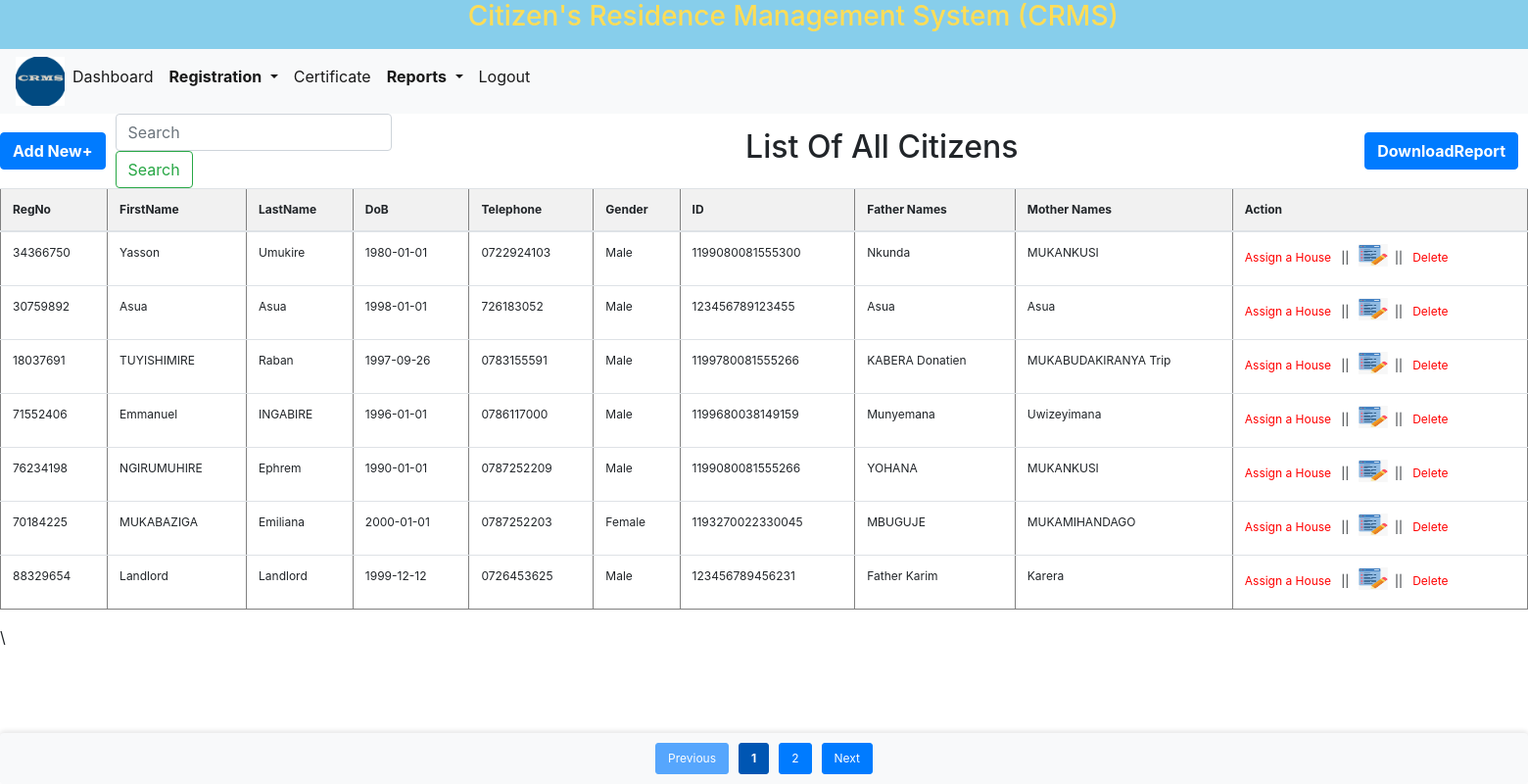
Screenshot of /ListOfCitizens.php (signed in) with the database file from the repository.
### tables this page shows
CREATE TABLE `resident` (
  `Identifier` varchar(8) NOT NULL,
  `Firstname` varchar(20) DEFAULT NULL,
  `Lastname` varchar(20) DEFAULT NULL,
  `DoB` date DEFAULT NULL,
  `Telephone` varchar(15) DEFAULT NULL,
  `Email` varchar(255) DEFAULT '',
  `Gender` varchar(6) DEFAULT NULL,
  `ID` bigint DEFAULT NULL,
  `FatherNames` varchar(20) DEFAULT NULL,
  `MotherNames` varchar(20) DEFAULT NULL,
  `Province` varchar(20) DEFAULT NULL,
  `District` varchar(20) DEFAULT NULL,
  `Sector` varchar(20) DEFAULT NULL,
  `Cell` varchar(20) DEFAULT NULL,
  `Village` varchar(20) DEFAULT NULL,
  `Citizen_Category` varchar(20) DEFAULT NULL,
  `HouseNo` varchar(30) DEFAULT NULL,
  `Password` varchar(255) DEFAULT '',
  `Status` varchar(9) DEFAULT NULL,
  `RegDate` datetime DEFAULT CURRENT_TIMESTAMP,
  PRIMARY KEY (`Identifier`),
  UNIQUE KEY `Telephone` (`Telephone`),
  UNIQUE KEY `ID` (`ID`),
  KEY `HouseNo` (`HouseNo`),
  CONSTRAINT `resident_ibfk_1` FOREIGN KEY (`HouseNo`) REFERENCES `houses` (`HouseNo`)
);

### ListOfCitizens.php (the view, shortened to what this page needs)
<!DOCTYPE html>
<html lang="en">
<head>
    <link rel="stylesheet" href="bootstrap/bootstrap.css">
    <link rel="stylesheet" href="css/style.css">
</head>
<body>
<?php include 'header.php'; ?>
<?php
$conn = new mysqli('localhost', 'super', '', 'crms');
$records_per_page = 7;
$page = isset($_GET['page']) ? (int)$_GET['page'] : 1;
$offset = ($page - 1) * $records_per_page;
$search_query = isset($_GET['search']) ? $conn->real_escape_string($_GET['search']) : '';
$sql = "SELECT Identifier, Firstname, Lastname, DoB, Telephone, Gender, ID, FatherNames, MotherNames, Province, District, Sector, Cell, Village, citizen_category, HouseNo, Status,RegDate
        FROM resident
        WHERE CONCAT_WS(' ', Firstname, Lastname, DoB, Telephone, Gender, ID, FatherNames, MotherNames, Province, District, Sector, Cell, Village, citizen_category, HouseNo, Status,RegDate) LIKE ?
        ORDER BY RegDate DESC
        LIMIT ? OFFSET ?";
$stmt = $conn->prepare($sql);
$search_param = "%$search_query%";
$stmt->bind_param("sii", $search_param, $records_per_page, $offset);
$stmt->execute();
$result = $stmt->get_result();
$total_sql = "SELECT COUNT(*) as total FROM resident WHERE CONCAT_WS(' ', Firstname, Lastname, ID, FatherNames, MotherNames, Province, District, Sector, Cell, Village, citizen_category, HouseNo, Status,RegDate) LIKE ?";
$total_stmt = $conn->prepare($total_sql);
$total_stmt->bind_param("s", $search_param);
$total_stmt->execute();
$total_result = $total_stmt->get_result();
$total_row = $total_result->fetch_assoc();
$total_records = $total_row['total'];
$total_pages = ceil($total_records / $records_per_page);
if ($result->num_rows > 0) {
    echo "<div class='table-container'>";
    echo "<table border='1' class='table table-striped' style='min-width: 60%;>";
    echo "<thead>";
    echo "<tr>
            <th colspan='16' style='text-align: left; background-color: #f8f9fa;'>
                <div style='display: flex; align-items: center;'>
                    <div style='margin-right: 10px;'>
                        <a class='small' href='addResident.php'>
                            <button class='btn btn-primary'><b>Add New+</b></button>
                        </a>
                    </div>
                    <div style='margin-right: 8px;'>
                        <form class='form-inline my-2 my-lg-0' method='GET' action=''>
                            <input class='form-control mr-sm-2' type='search' name='search' placeholder='Search' aria-label='Search' value='" . htmlspecialchars($search_query) . "'>
                            <button class='btn btn-outline-success my-2 my-sm-0' type='submit'>Search</button>
                        </form>
                    </div>
                    <div style='flex: 1; text-align: center; font-size: 18px;'>
                        <h2 class='text-center'>List Of All Citizens</h2>
                    </div>
                     <div style='margin-right: 10px;'>
                        <button class='btn btn-primary' id='generateReportButton'><b>DownloadReport</b></button>
                    </div>
                </div>
            </th>
          </tr>";
    echo "<tr>
            <th scope='col'>RegNo</th>
            <th scope='col'>FirstName</th>
            <th scope='col'>LastName</th>
            <th scope='col'>DoB</th>
            <th scope='col'>Telephone</th>
            <th scope='col'>Gender</th>
            <th scope='col'>ID</th>
            <th scope='col'>Father    Names</th>
            <th scope='col'>Mother    Names</th>
            <th scope='col'>Action</th>
          </tr>";
    echo "<tbody>";
    while ($row = $result->fetch_assoc()) {
        echo "<tr>
                <td>" . htmlspecialchars($row["Identifier"]) . "</td>
                <td>" . htmlspecialchars($row["Firstname"]) . "</td>
                <td>" . htmlspecialchars($row["Lastname"]) . "</td>
                <td>" . htmlspecialchars($row["DoB"]) . "</td>
                <td>" . htmlspecialchars($row["Telephone"]) . "</td>
                <td>" . htmlspecialchars($row["Gender"]) . "</td>
                <td>" . htmlspecialchars($row["ID"]) . "</td>
                <td>" . htmlspecialchars($row["FatherNames"]) . "</td>
                <td>" . htmlspecialchars($row["MotherNames"]) . "</td>
                <td><a href='updateResident.php?identifier=" . htmlspecialchars($row["Identifier"]) . "' style='color: red;'>Assign a House</a> &nbsp&nbsp||&nbsp&nbsp
                    <a href='updateCitizen.php?identifier=" . htmlspecialchars($row["Identifier"]) . "' style='color: red;'><img src='images/edit.jpg' width='30px' height='30px'></a>&nbsp&nbsp||&nbsp&nbsp
                    <a href='deleteCitizen.php?identifier=" . htmlspecialchars($row["Identifier"]) . "' style='color: red;'>Delete</a></td>
              </tr>";
    }
    echo "</tbody>";
    echo "</table>";
    echo "</div>";
    echo "<div class='pagination'>";
    if ($page > 1) {
        echo "<a href='?page=" . ($page - 1) . "&search=" . urlencode($search_query) . "' class='btn btn-primary' style='background-color: #007bff; border-color: #007bff;'>Previous</a>";
    } else {
        echo "<span class='btn btn-primary disabled'>Previous</span>";
    }
    for ($i = 1; $i <= $total_pages; $i++) {
        if ($i == $page) {
            echo "<span class='current'>$i</span>";
        } else {
            echo "<a href='?page=$i&search=" . urlencode($search_query) . "'>$i</a>";
        }
    }
    if ($page < $total_pages) {
        echo "<a href='?page=" . ($page + 1) . "&search=" . urlencode($search_query) . "' class='btn btn-primary' style='background-color: #007bff; border-color: #007bff;'>Next</a>";
    } else {
        echo "<span class='btn btn-primary disabled'>Next</span>";
    }
    echo "</div>";
}
?>
<script src="bootstrap/bootstrap.bundle.js"></script>\
</body>
</html>

### css/style.css (style rules this page uses)
html, body { height: 100%; margin: 0; padding: 0; }
.pagination { display: flex; justify-content: center; align-items: center; position: fixed; bottom: 0; width: 100%; background-color: #f8f9fa; padding: 10px 0; box-shadow: 0 -2px 5px rgba(0, 0, 0, 0.1); z-index: 1000; }
.pagination a, .pagination span { margin: 0 5px; text-decoration: none; padding: 5px 10px; color: #fff; background-color: #007bff; border: 1px solid #007bff; border-radius: 3px; }
.pagination span.current { background-color: #0056b3; border-color: #0056b3; }

### ListOfCitizens.php (style rules this page uses)
table { align: Center; table-layout: auto; width: 100%; font-size: 12px; }
th, td { padding: 5px 8px; word-wrap: break-word; text-align: left; }
th { background-color: #f1f1f1; font-weight: bold; }
td { background-color: #ffffff; }
.pagination a, .pagination span { font-size: 12px; padding: 6px 12px; }
.pagination { margin-top: 15px; }
.table-container { overflow-x: auto; }
.pagination a { text-decoration: none; }
.pagination .current { font-weight: bold; }

### rows the page displays
resident: Identifier "34366750", Firstname "Yasson", Lastname "Umukire", DoB "1980-01-01", Telephone "0722924103", Gender "Male", ID "1199080081555300", FatherNames "Nkunda", MotherNames "MUKANKUSI"
resident: Identifier "30759892", Firstname "Asua", Lastname "Asua", DoB "1998-01-01", Telephone "726183052", Gender "Male", ID "123456789123455", FatherNames "Asua", MotherNames "Asua"
resident: Identifier "18037691", Firstname "TUYISHIMIRE", Lastname "Raban", DoB "1997-09-26", Telephone "0783155591", Gender "Male", ID "1199780081555266", FatherNames "KABERA Donatien", MotherNames "MUKABUDAKIRANYA Trip"
resident: Identifier "71552406", Firstname "Emmanuel", Lastname "INGABIRE", DoB "1996-01-01", Telephone "0786117000", Gender "Male", ID "1199680038149159", FatherNames "Munyemana", MotherNames "Uwizeyimana"
resident: Identifier "76234198", Firstname "NGIRUMUHIRE", Lastname "Ephrem", DoB "1990-01-01", Telephone "0787252209", Gender "Male", ID "1199080081555266", FatherNames "YOHANA", MotherNames "MUKANKUSI"
resident: Identifier "70184225", Firstname "MUKABAZIGA", Lastname "Emiliana", DoB "2000-01-01", Telephone "0787252203", Gender "Female", ID "1193270022330045", FatherNames "MBUGUJE", MotherNames "MUKAMIHANDAGO"
resident: Identifier "88329654", Firstname "Landlord", Lastname "Landlord", DoB "1999-12-12", Telephone "0726453625", Gender "Male", ID "123456789456231", FatherNames "Father Karim", MotherNames "Karera"
